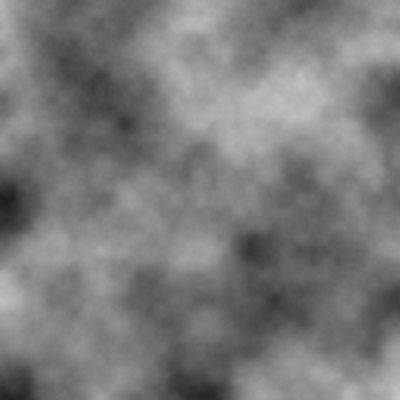
Frame 1 (no input)
Frame 60 (no input): identical to frame 1, image omitted
Frame 120 (the mouse pressed at the canvas centre since frame 60): identical to frame 1, image omitted

The p5.js sketch that drew this single still picture (run headless with seeded random() and noise() and a simulated clock; from frame 60 on, the mouse is pressed at the canvas centre):

// p5.js sketch
// ── sketch.js

let inc = 0.01;
let scale = 20;
let cols, rows;

function setup() {
  createCanvas(400, 400);
  background(220);
  noiseDetail(6);

  cols = floor(width / scale);
  rows = floor(height / scale);
}

function draw() {
  let yoff = 0;
  loadPixels();

  for (let y = 0; y < height; y++) {
    let xoff = 0;

    for (let x = 0; x < width; x++) {
      let index = (x + y * width) * 4;
      let r = noise(xoff, yoff) * 255;
      pixels[index + 0] = r;
      pixels[index + 1] = r;
      pixels[index + 2] = r;
      pixels[index + 3] = 255;

      xoff += inc;

    }
    yoff += inc;
  }
  updatePixels();
}
